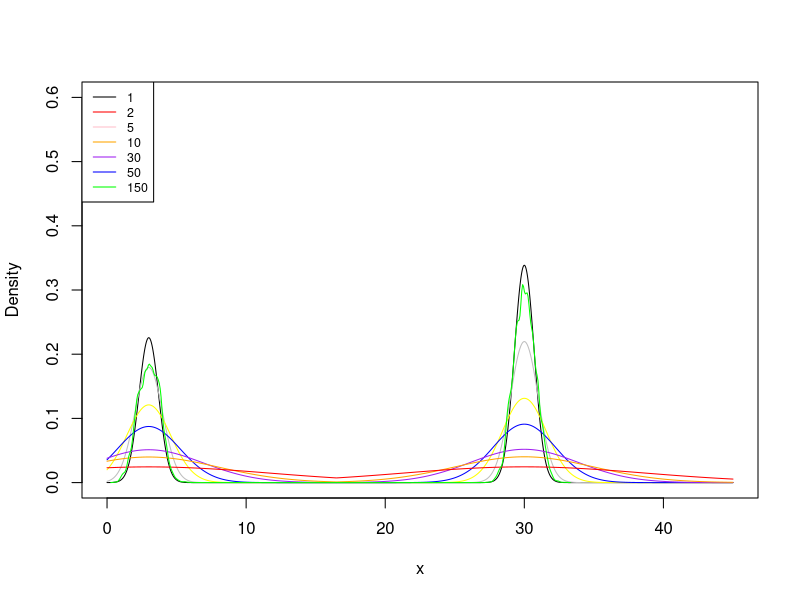

Write the R code that produced this figure.
#Parallel Tempering
g <- function(x) 0.4*exp(-(3-x)^2)+0.6*exp(-(30-x)^2)

#tempered version of original function
g_tempered<-function(x,t){
  exp(log(0.4*exp(-(3-x)^2)+0.6*exp(-(30-x)^2))/t)
}
q_exchange = function(a,b,m){
  if (a==1 & b ==2){
    return (1)
  }
  else if (a==m & b==(m-1)){
    return (1)
  }
  else if (abs(a-b)==1){
    return(0.5)
  }
  else {return (0)}
}
MH_Parallel_Tempering <- function(ftemp = g_tempered,sigma = c(0.5,2.8,1,1.5,4,8),x0 = c(15,25,0,10,
                                                                       45,5), n=1e4, temperatures = c(1,2,5,10,20,50),c=1) {
  Temps <- temperatures
  m <- length(Temps) #number of chains
  swap = matrix(0,nrow=1,ncol=m)
  
  Samples = list()
  for (i in 1:m){
    Samples[[i]] = matrix(0, nrow = n, ncol = 1)
    Samples[[i]][1,1] = x0[i]
  }
  count <- 0
  for (i in 2:n){
    #MH step
    for(j in 1:m){
      X <- Samples[[j]]
      Y = X[i-1,1] + rnorm(1,0,sigma[j])
      temp<-Temps[j]
      numerator = log(ftemp(Y,temp))
      denominator = log(ftemp(X[i-1,],temp))
      if (runif(1) <= min(1, exp(numerator-denominator))) {
        X[i,1] <- Y
        count <- count+1
      }
      else {
        X[i,1] <- X[i-1,1]
      }
      Samples[[j]] <- X
    }
    #Start Exchanging
    for (j in 1:m){
      if (j==1){
        #Follow the rule below
        #l = j
        #m = j+1
        fraction_1 = log(g_tempered(Samples[[j+1]][i,1],1))-log((g_tempered(Samples[[j]][i,1],1)))
        alpha = min(1,exp(fraction_1*(-1/Temps[j+1]+1/Temps[j]))*
                      q_exchange(j+1,j,m)/q_exchange(j,j+1,m))
        if (runif(1)<alpha*c){
          Exchange_Value = Samples[[j]][i,1]
          Samples[[j]][i,1]=Samples[[j+1]][i,1]
          Samples[[j+1]][i,1]=Exchange_Value
          swap[1,j] = swap[1,j] + 1
        }
      }
      else if (j==m){
        #Follow the rule below
        #l = j
        #m = j-1
        fraction_1 = log(g_tempered(Samples[[j-1]][i,1],1))-log((g_tempered(Samples[[j]][i,1],1)))
        alpha = min(1,exp(fraction_1*(-1/Temps[j-1]+1/Temps[j]))*
                      q_exchange(j-1,j,m)/q_exchange(j,j-1,m))
        if (runif(1)<alpha*c){
          Exchange_Value = Samples[[j]][i,1]
          Samples[[j]][i,1]=Samples[[j-1]][i,1]
          Samples[[j-1]][i,1]=Exchange_Value
          swap[1,j] = swap[1,j] + 1
        }
      }
      else if (runif(1)<=0.5){
        fraction_1 = log(g_tempered(Samples[[j+1]][i,1],1))-log((g_tempered(Samples[[j]][i,1],1)))
        alpha = min(1,exp(fraction_1*(-1/Temps[j+1]+1/Temps[j]))*
                      q_exchange(j+1,j,m)/q_exchange(j,j+1,m))
        if (runif(1)<alpha*c){
          Exchange_Value = Samples[[j]][i,1]
          Samples[[j]][i,1]=Samples[[j+1]][i,1]
          Samples[[j+1]][i,1]=Exchange_Value
          swap[1,j] = swap[1,j] + 1
        }
      }
      else {
        fraction_1 = log(g_tempered(Samples[[j-1]][i,1],1))-log((g_tempered(Samples[[j]][i,1],1)))
        alpha = min(1,exp(fraction_1*(-1/Temps[j-1]+1/Temps[j]))*
                      q_exchange(j-1,j,m)/q_exchange(j,j-1,m))
        if (runif(1)<alpha*c){
          Exchange_Value = Samples[[j]][i,1]
          Samples[[j]][i,1]=Samples[[j-1]][i,1]
          Samples[[j-1]][i,1]=Exchange_Value
          swap[1,j] = swap[1,j] + 1
        }
      }}}
  #gives percentage of swaps
  print (swap/n)
  return(Samples)}


set.seed(1234)
Samples = MH_Parallel_Tempering(sigma = c(0.001, 0.5, 0.6, 1, 5, 7, 10),x0 = c(30, 6, 27, 8, 15, 32, 28), n=1e4,
            temperatures = c(1, 2, 5, 10, 30, 50, 150))


#Visualisation
x_split = seq(0,45,by=0.01)
#Finding normalising constants
k = 1/(integrate(function(i)g(i),-Inf,3)$value + integrate(function(i)g(i),3,30)$value +
         integrate(function(i)g(i),30,Inf)$value )
k2 = 1/integrate(function(i)g_tempered(i,2),-Inf,Inf)$value
k3 = 1/integrate(function(i)g_tempered(i,5),-Inf,Inf)$value
k4 = 1/integrate(function(i)g_tempered(i,10),-Inf,Inf)$value
k5 = 1/integrate(function(i)g_tempered(i,30),-Inf,Inf)$value
k6 = 1/integrate(function(i)g_tempered(i,50),-Inf,Inf)$value
k7 = 1/integrate(function(i)g_tempered(i,150),-Inf,Inf)$value



plot(x_split,k*g_tempered(x_split,1),type="l",col="black",ylim=c(0,0.6),lty=1,ylab=
       "Density",xlab="x")
lines(x_split,k2*g_tempered(x_split,2),col="grey",lty=1,type="l")
lines(x_split,k3*g_tempered(x_split,5),col="yellow",lty=1,type="l")
lines(x_split,k4*g_tempered(x_split,10),col="blue",lty=1,type="l")
lines(x_split,k5*g_tempered(x_split,30),col="purple",lty=1,type="l")
lines(x_split,k6*g_tempered(x_split,50),col="orange",lty=1,type="l")
lines(x_split,k7*g_tempered(x_split,150),col="red",lty=1,type="l")
lines(density(Samples[[1]],1, adjust = 0.1), col = "green")
legend("topleft",legend=c("1","2","5","10","30","50","150"),col=c("black",
                                  "red","pink","orange","purple","blue","green"),lty=1,cex =0.75)



